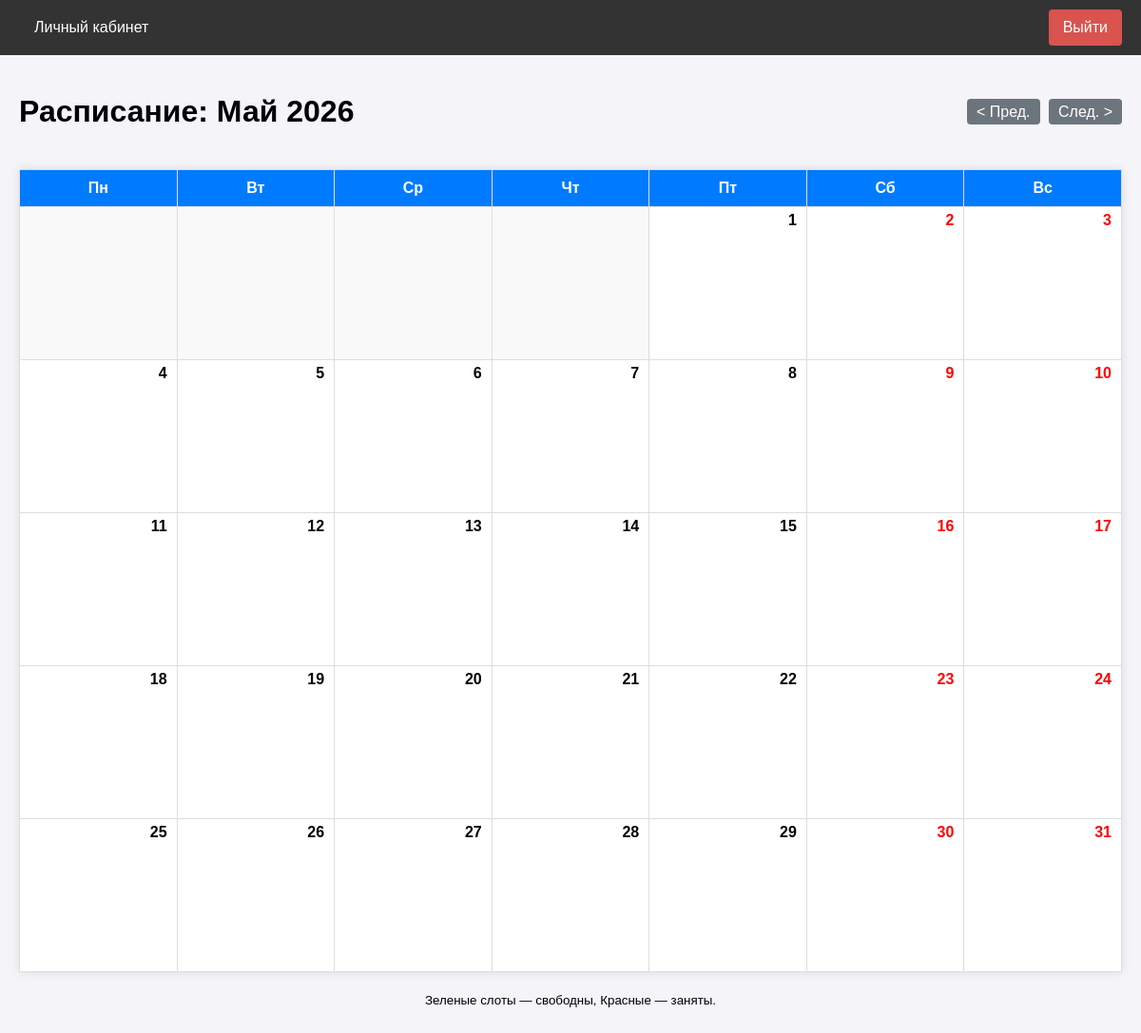
/doctor/schedule (signed in), run on an earlier commit of the app's database.
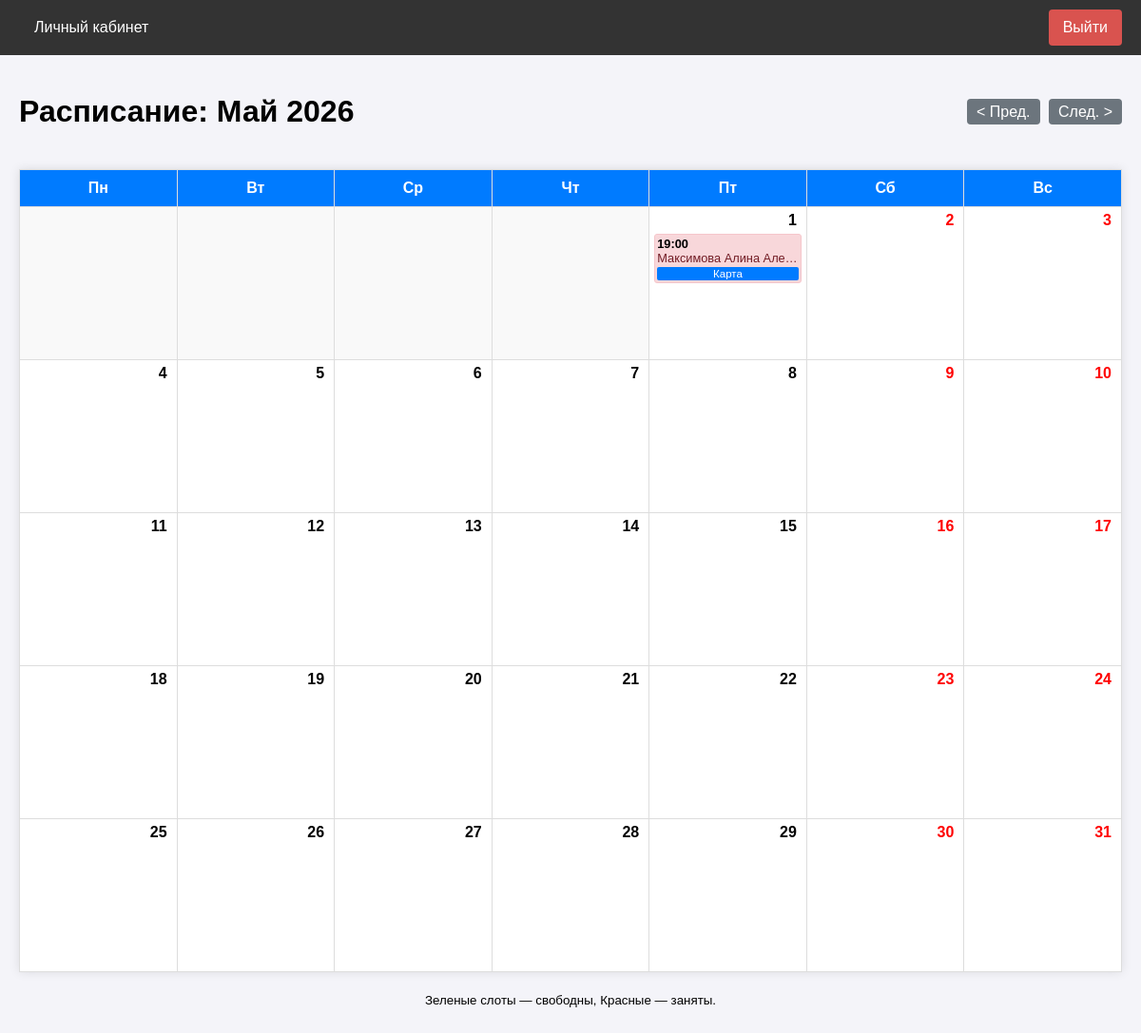
And on a later commit of the database.
### app/models.py (models this page shows, shortened)
class ScheduleSlot(db.Model):
    __tablename__ = 'schedule_slots'
    id = db.Column(db.Integer, primary_key=True)
    doctor_id = db.Column(db.Integer, db.ForeignKey('users.id'), nullable=False)
    start_time = db.Column(db.DateTime, nullable=False, index=True)
    end_time = db.Column(db.DateTime, nullable=False)
    is_available = db.Column(db.Boolean, default=True) # True - свободно, False - занято/отменено
    appointment = db.relationship('Appointment', uselist=False, backref='slot')

class User(UserMixin, db.Model):
    __tablename__ = 'users'
    id = db.Column(db.Integer, primary_key=True)
    username = db.Column(db.String(64), index=True, unique=True)
    email = db.Column(db.String(120), index=True, unique=True)
    phone = db.Column(db.String(20), index=True, unique=True)
    password_hash = db.Column(db.String(256))
    role = db.Column(db.String(20), index=True, default='patient')
    specialty = db.Column(db.String(100), nullable=True) # Для врача
    office_number = db.Column(db.String(10), nullable=True) # Для врача
    oms_number = db.Column(db.String(20), nullable=True) # Для пациента
    created_at = db.Column(db.DateTime, default=datetime.utcnow)
    appointments_as_patient = db.relationship('Appointment', foreign_keys='Appointment.patient_id', backref='patient', lazy='dynamic')
    appointments_as_doctor = db.relationship('Appointment', foreign_keys='Appointment.doctor_id', backref='doctor', lazy='dynamic')
    schedule_slots = db.relationship('ScheduleSlot', backref='doctor', lazy='dynamic')
    action_logs = db.relationship('ActionLog', backref='user', lazy='dynamic')

### app/doctor/routes.py (the view)
@bp.route('/schedule')
@login_required
@role_required('doctor')
def schedule():
    year = request.args.get('year', type=int)
    month = request.args.get('month', type=int)
    now = datetime.now()
    if not year or not month:
        year = now.year
        month = now.month
    cal = calendar.Calendar(firstweekday=0) # Понедельник - первый день
    month_days = cal.monthdayscalendar(year, month)
    start_date = datetime(year, month, 1)
    if month == 12:
        end_date = datetime(year + 1, 1, 1) - timedelta(seconds=1)
    else:
        end_date = datetime(year, month + 1, 1) - timedelta(seconds=1)
    slots = ScheduleSlot.query.filter(
        ScheduleSlot.doctor_id == current_user.id,
        ScheduleSlot.start_time >= start_date,
        ScheduleSlot.start_time <= end_date
    ).order_by(ScheduleSlot.start_time).all()
    slots_by_day = {}
    for slot in slots:
        day_key = slot.start_time.date()
        if day_key not in slots_by_day:
            slots_by_day[day_key] = []
        slots_by_day[day_key].append(slot)
    month_names = [
        "Январь", "Февраль", "Март", "Апрель", "Май", "Июнь",
        "Июль", "Август", "Сентябрь", "Октябрь", "Ноябрь", "Декабрь"
    ]
    prev_month = month - 1
    prev_year = year
    if prev_month < 1:
        prev_month = 12
        prev_year -= 1
    next_month = month + 1
    next_year = year
    if next_month > 12:
        next_month = 1
        next_year += 1
    return render_template('doctor/schedule.html',
                           title='Мое расписание',
                           month_days=month_days,
                           year=year,
                           month=month,
                           month_name=month_names[month-1],
                           slots_by_day=slots_by_day,
                           prev_year=prev_year, prev_month=prev_month,
                           next_year=next_year, next_month=next_month)

### app/models.py (called while the page is built)
@login_manager.user_loader
def load_user(user_id):
    return User.query.get(int(user_id))

### app/utils.py (called while the page is built)
def role_required(role):
    def decorator(f):
        @wraps(f)
        def decorated_function(*args, **kwargs):
            if not current_user.is_authenticated:
                return redirect(url_for('auth.login'))
            if current_user.role != role:
                flash('У вас нет доступа к этой странице.')
                return redirect(url_for('main.index'))
            return f(*args, **kwargs)
        return decorated_function
    return decorator

### app/templates/doctor/schedule.html (shortened to what the changed rows need)
{% extends "base.html" %}
{% block content %}
<div class="schedule-container">
    <div style="display: flex; justify-content: space-between; align-items: center; margin-bottom: 20px;">
        <h1>Расписание: {{ month_name }} {{ year }}</h1>
    </div>
    <table style="width: 100%; border-collapse: collapse; background-color: white; box-shadow: 0 0 10px rgba(0,0,0,0.1); table-layout: fixed;">
        <colgroup>
        </colgroup>
        <thead>
            <tr style="background-color: #007bff; color: white;">
                <th style="padding: 10px; border: 1px solid #ddd;">Пн</th>
                <th style="padding: 10px; border: 1px solid #ddd;">Вт</th>
                <th style="padding: 10px; border: 1px solid #ddd;">Ср</th>
                <th style="padding: 10px; border: 1px solid #ddd;">Чт</th>
                <th style="padding: 10px; border: 1px solid #ddd;">Пт</th>
                <th style="padding: 10px; border: 1px solid #ddd;">Сб</th>
                <th style="padding: 10px; border: 1px solid #ddd;">Вс</th>
            </tr>
        </thead>
        <tbody>
            {% for week in month_days %}
            <tr>
                {% for day in week %}
                    {% if day == 0 %}
                        <td style="border: 1px solid #ddd; height: 150px; vertical-align: top; background-color: #f9f9f9;"></td>
                    {% else %}
                        {% set current_date = datetime(year, month, day).date() %}
                        <td style="border: 1px solid #ddd; height: 150px; vertical-align: top; padding: 5px; position: relative; overflow: hidden;">
                            <div style="font-weight: bold; text-align: right; padding-right: 5px; color: {% if current_date.weekday() >= 5 %}red{% endif %};">
                                {{ day }}
                            </div>
                            <div style="margin-top: 5px; font-size: 0.8em; max-height: 110px; overflow-y: auto;">
                                {% if current_date in slots_by_day %}
                                    {% for slot in slots_by_day[current_date] %}
                                        <div style="margin-bottom: 3px; padding: 2px; border-radius: 3px; background-color: {% if slot.is_available %}#d4edda{% else %}#f8d7da{% endif %}; border: 1px solid {% if slot.is_available %}#c3e6cb{% else %}#f5c6cb{% endif %}; word-wrap: break-word;">
                                            <strong>{{ slot.start_time.strftime('%H:%M') }}</strong>
                                            {% if slot.is_available %}
                                                <form action="{{ url_for('doctor.cancel_slot', slot_id=slot.id) }}" method="post" style="display:inline; float:right;" onsubmit="return confirm('Удалить слот?');">
                                                    <input type="hidden" name="csrf_token" value="{{ csrf_token() }}"/>
                                                    <button type="submit" style="border:none; background:none; color:red; cursor:pointer; font-weight:bold;">&times;</button>
                                                </form>
                                            {% else %}
                                                <div style="color: #721c24; white-space: nowrap; overflow: hidden; text-overflow: ellipsis;" title="{{ slot.appointment.patient.username }}">
                                                    {{ slot.appointment.patient.username }}
                                                </div>
                                                <a href="{{ url_for('doctor.edit_appointment', appointment_id=slot.appointment.id) }}" style="display:block; text-align:center; background:#007bff; color:white; text-decoration:none; padding:1px; margin-top:2px; border-radius:2px; font-size: 0.9em;">
                                                    Карта
                                                </a>
                                            {% endif %}
                                        </div>
                                    {% endfor %}
                                {% endif %}
                            </div>
                        </td>
                    {% endif %}
                {% endfor %}
            </tr>
            {% endfor %}
        </tbody>
    </table>
</div>
{% endblock %}

What changed in the data, as far as the page shows it:
added ScheduleSlot: start_time "19:00", appointment.patient.username "Максимова Алина Але…"
